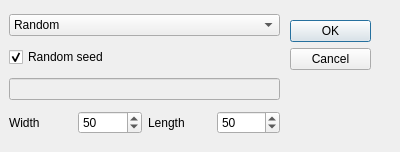
<?xml version="1.0" encoding="UTF-8"?>
<ui version="4.0">
 <class>NewWorldDialog</class>
 <widget class="QDialog" name="NewWorldDialog">
  <property name="geometry">
   <rect>
    <x>0</x>
    <y>0</y>
    <width>400</width>
    <height>152</height>
   </rect>
  </property>
  <property name="windowTitle">
   <string>Dialog</string>
  </property>
  <widget class="QDialogButtonBox" name="buttonBox">
   <property name="geometry">
    <rect>
     <x>290</x>
     <y>20</y>
     <width>81</width>
     <height>241</height>
    </rect>
   </property>
   <property name="orientation">
    <enum>Qt::Vertical</enum>
   </property>
   <property name="standardButtons">
    <set>QDialogButtonBox::Cancel|QDialogButtonBox::Ok</set>
   </property>
  </widget>
  <widget class="QWidget" name="verticalLayoutWidget">
   <property name="geometry">
    <rect>
     <x>9</x>
     <y>9</y>
     <width>271</width>
     <height>131</height>
    </rect>
   </property>
   <layout class="QVBoxLayout" name="verticalLayout">
    <item>
     <widget class="QComboBox" name="comboBox">
      <property name="editable">
       <bool>false</bool>
      </property>
      <item>
       <property name="text">
        <string>Random</string>
       </property>
      </item>
      <item>
       <property name="text">
        <string>Mountain peaks</string>
       </property>
      </item>
      <item>
       <property name="text">
        <string>Mountain peaks chain</string>
       </property>
      </item>
     </widget>
    </item>
    <item>
     <widget class="QCheckBox" name="checkBox">
      <property name="enabled">
       <bool>true</bool>
      </property>
      <property name="text">
       <string>Random seed</string>
      </property>
      <property name="checked">
       <bool>true</bool>
      </property>
     </widget>
    </item>
    <item>
     <widget class="QLineEdit" name="seed">
      <property name="enabled">
       <bool>false</bool>
      </property>
     </widget>
    </item>
    <item>
     <layout class="QHBoxLayout" name="horizontalLayout">
      <item>
       <widget class="QLabel" name="label">
        <property name="text">
         <string>Width</string>
        </property>
       </widget>
      </item>
      <item>
       <widget class="QSpinBox" name="sizeX">
        <property name="maximum">
         <number>99</number>
        </property>
        <property name="value">
         <number>50</number>
        </property>
       </widget>
      </item>
      <item>
       <widget class="QLabel" name="label_2">
        <property name="text">
         <string>Length</string>
        </property>
       </widget>
      </item>
      <item>
       <widget class="QSpinBox" name="sizeY">
        <property name="maximum">
         <number>99</number>
        </property>
        <property name="value">
         <number>50</number>
        </property>
       </widget>
      </item>
     </layout>
    </item>
   </layout>
  </widget>
 </widget>
 <resources/>
 <connections>
  <connection>
   <sender>buttonBox</sender>
   <signal>accepted()</signal>
   <receiver>NewWorldDialog</receiver>
   <slot>accept()</slot>
   <hints>
    <hint type="sourcelabel">
     <x>248</x>
     <y>254</y>
    </hint>
    <hint type="destinationlabel">
     <x>157</x>
     <y>89</y>
    </hint>
   </hints>
  </connection>
  <connection>
   <sender>buttonBox</sender>
   <signal>rejected()</signal>
   <receiver>NewWorldDialog</receiver>
   <slot>reject()</slot>
   <hints>
    <hint type="sourcelabel">
     <x>316</x>
     <y>260</y>
    </hint>
    <hint type="destinationlabel">
     <x>286</x>
     <y>89</y>
    </hint>
   </hints>
  </connection>
  <connection>
   <sender>checkBox</sender>
   <signal>toggled(bool)</signal>
   <receiver>seed</receiver>
   <slot>setDisabled(bool)</slot>
   <hints>
    <hint type="sourcelabel">
     <x>57</x>
     <y>29</y>
    </hint>
    <hint type="destinationlabel">
     <x>62</x>
     <y>62</y>
    </hint>
   </hints>
  </connection>
 </connections>
</ui>
